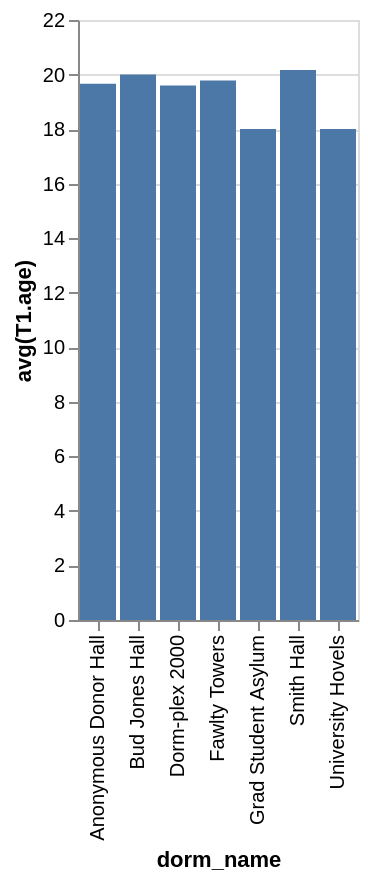

Express this chart as Vega-Lite.
### Vega-Lite specification from a JSON file in a GitHub repository (floating-point values rounded to 4 significant figures)
{"data": {"values": [{"x_data": "Anonymous Donor Hall", "y_data": 19.67}, {"x_data": "Bud Jones Hall", "y_data": 20}, {"x_data": "Dorm-plex 2000", "y_data": 19.6}, {"x_data": "Fawlty Towers", "y_data": 19.78}, {"x_data": "Grad Student Asylum", "y_data": 18}, {"x_data": "Smith Hall", "y_data": 20.17}, {"x_data": "University Hovels", "y_data": 18}]}, "mark": "bar", "encoding": {"x": {"field": "x_data", "type": "nominal", "title": "dorm_name", "sort": "ascending"}, "y": {"field": "y_data", "type": "quantitative", "title": "avg(T1.age)"}}}
